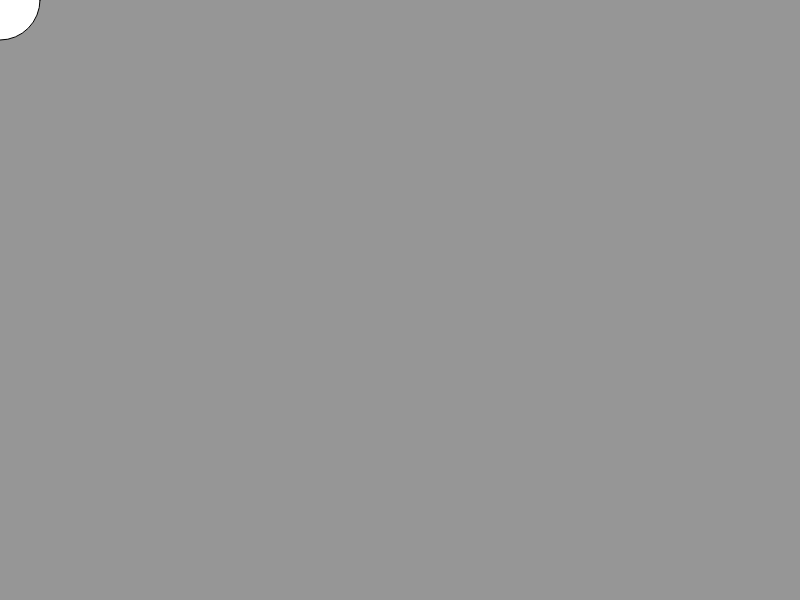
Frame 1 (no input)
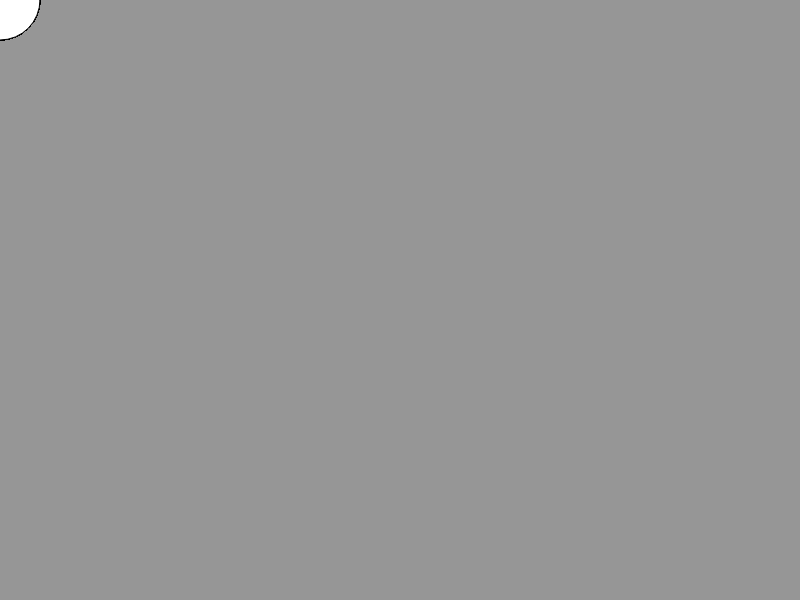
Frame 60 (no input)
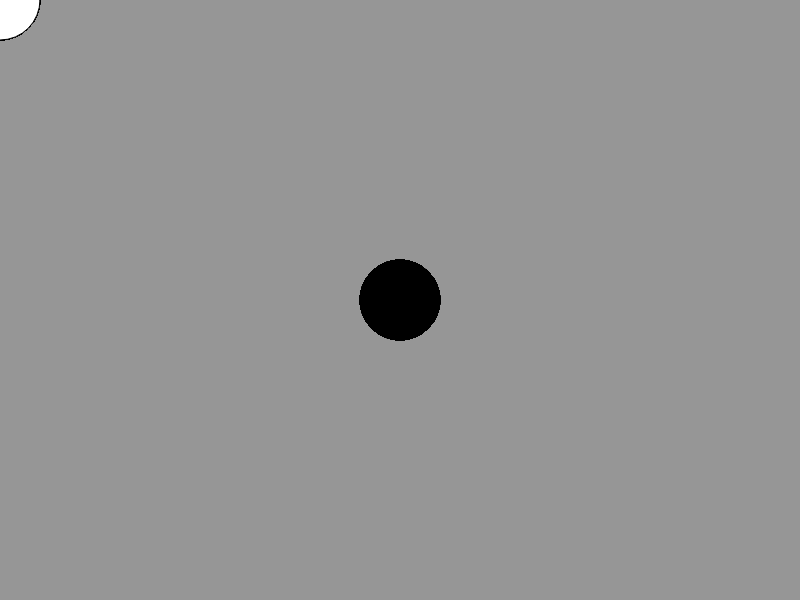
Frame 120 (the mouse pressed at the canvas centre since frame 60)

The p5.js sketch that drew these frames (run headless with seeded random() and noise() and a simulated clock; from frame 60 on, the mouse is pressed at the canvas centre):

// p5.js sketch
// ── sketch.js
function setup() {
  // put setup code here
  createCanvas(800, 600);
  background(150, 150, 150);
}

function draw() {
  //put drawing code here
  if (mouseIsPressed) {
    fill(0);
  }
  else {
    fill(255, 255, 255, 255);
  }
  ellipse(mouseX, mouseY, 80, 80)
}
